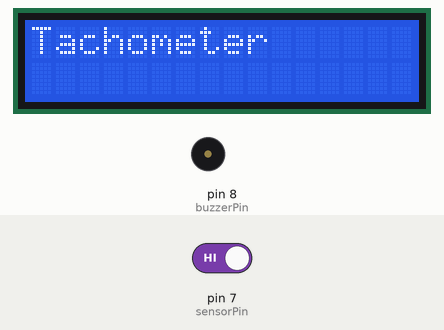
This sketch was run on a simulated Arduino Uno, built with avr-gcc and run on an emulated ATmega328P. On the bench: 16×2 character LCD, buzzer (waves = sounding, pin HIGH). The test bench sets the inputs (shaded band); at power-on: pin 7 (sensorPin) HIGH.

Above: at 0.1 s.
3.3 s: pin 7 (sensorPin) driven LOW
At 4.4 s:
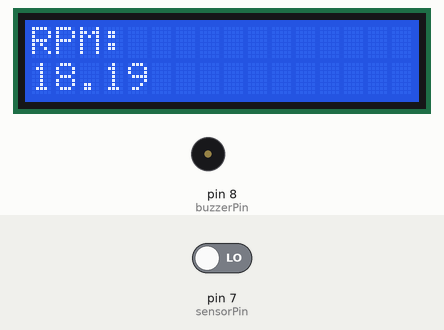
Timing chart, 0 to 6.3 s (numbered marks = the images above; inputs shaded):
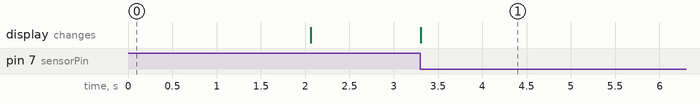

Measured:
- after the input at 3.3 s, the display: changes at once (image 1)

The sketch:

tachometer.ino
```cpp
#include <LiquidCrystal.h>

// Initialize the LCD (RS, E, D4, D5, D6, D7)
LiquidCrystal lcd(12, 11, 5, 4, 3, 2);

// IR sensor and buzzer pins
const int sensorPin = 7;
const int buzzerPin = 8;  // Connect buzzer to pin 8

// Variables for timing and RPM calculation
unsigned long lastPulseTime = 0;
unsigned long currentTime;
float rpm = 0;
bool objectDetected = false;

void setup() {
  pinMode(sensorPin, INPUT);
  pinMode(buzzerPin, OUTPUT);
  digitalWrite(buzzerPin, LOW); // Ensure buzzer is off initially

  lcd.begin(16, 2); // 16x2 LCD
  lcd.print("Tachometer");
  delay(2000);
  lcd.clear();
}

void loop() {
  int sensorValue = digitalRead(sensorPin);

  if (sensorValue == LOW && !objectDetected) {
    objectDetected = true;

    currentTime = millis();
    unsigned long timeDiff = currentTime - lastPulseTime;

    if (timeDiff > 0) {
      rpm = (1000.0 / timeDiff) * 60.0;
      lastPulseTime = currentTime;
    }

    displayRPM(rpm);
    checkBuzzer(rpm);
  }

  if (sensorValue == HIGH) {
    objectDetected = false;
  }
}

void displayRPM(float value) {
  lcd.clear();
  lcd.setCursor(0, 0);
  lcd.print("RPM:");
  lcd.setCursor(0, 1);
  lcd.print(value, 2); // show 2 decimal places
}

void checkBuzzer(float rpmVal) {
  if (rpmVal > 3000) {
    digitalWrite(buzzerPin, HIGH);
  } else {
    digitalWrite(buzzerPin, LOW);
  }
}
```
